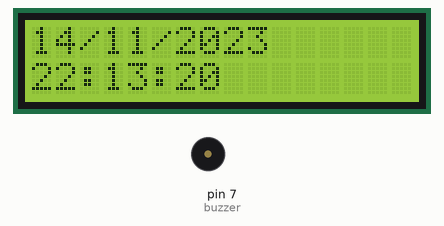
A sketch run on a simulated Arduino Uno, built with avr-gcc and run on an emulated ATmega328P. Parts: 16×2 character LCD, buzzer (waves = sounding, pin HIGH). The local clock reads 2024-03-15 10:24:30 at power-on unless the sketch sets it.

Above: at 0.1 s.
At 4.2 s:
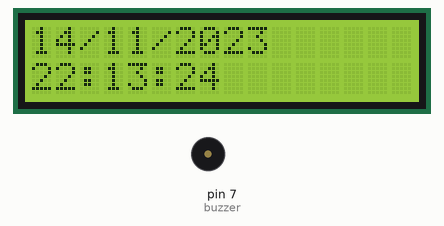
At 9.2 s:
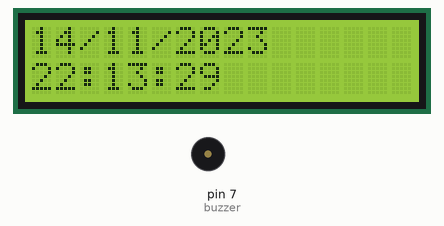
At 19.3 s:
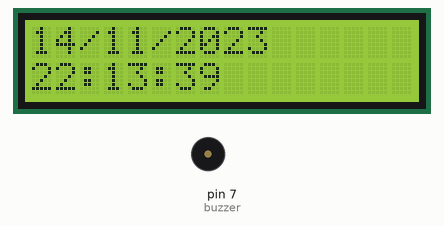
At 28.3 s:
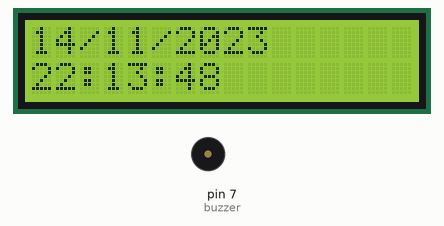
At 38.4 s:
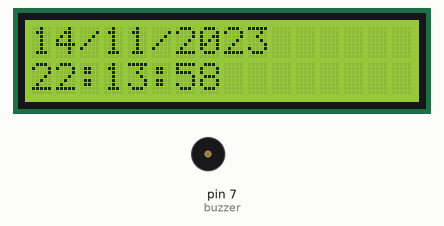

Measured:
- what the display in image 1 shows lasts 1.0 s, from 4.1 s to 5.1 s

The sketch:

Anti_Theft_Project.ino
```cpp
//HE THONG CHONG TROM
//HIEN THI DONG HO 24H TREN LED LCD 16X2 (khong dung I2C cho led lcd)
//Sau 12h KHUYA, hệ thống chống trộm được bật bằng cảm biến SIR 505, nếu có chuyển động, còi sẽ kêu 5 lần. Hệ thống hoạt động đến 6h sáng
//sau 6h sáng, hệ thống hoạt động bình thường

//Khai báo các thành phần sử dụng

//RTC clock
//


#include<LiquidCrystal.h>
#include<RTClib.h>

//khai bao cho lcd

LiquidCrystal lcd(13,12,8,9,10,11);
int sensor=6;
int buzzer=7;

RTC_DS1307 rtc;

void setup() {
  // put your setup code here, to run once:

lcd.begin(16,2);
//FIND RTC
if(!rtc.begin())
{ lcd.setCursor(0,0);
  lcd.print("RTC NOT FOUND");
  while(1);
}
rtc.adjust(DateTime(F(__DATE__),F(__TIME__)));

pinMode(sensor,INPUT);
pinMode(buzzer,OUTPUT);
digitalWrite(buzzer,LOW);
}


void loop() {
  // put your main code here, to run repeatedly:

DateTime now= rtc.now();
  lcd.setCursor(0,0);
  lcd.print("     ");
  lcd.setCursor(0,0);

  lcd.print(now.day());
  lcd.print('/');
  lcd.print(now.month());
  lcd.print('/');
  lcd.print(now.year());


  lcd.setCursor(0,1);
  lcd.print("        ");
  lcd.setCursor(0,1);
  lcd.print(now.hour());
  lcd.print(':');
  lcd.print(now.minute());
  lcd.print(':');
  lcd.print(now.second());
  delay(1000);

  if(now.hour()>=0 and now.hour()<=6)
  {//SENSOR IS ON AND WE USE INTERRUPT
  lcd.setCursor(9,1);
  lcd.print("Active");
  int doccambien=digitalRead(sensor);

  if(doccambien==HIGH)
    {
    for(int i=0;i<3;i++)
   {
    digitalWrite(buzzer,HIGH);
    delay(500);
    digitalWrite(buzzer,LOW);
    delay(500);
   }
    }

  }

  else
  {
  lcd.setCursor(9,1);
  lcd.print("      ");
  }
}
```
